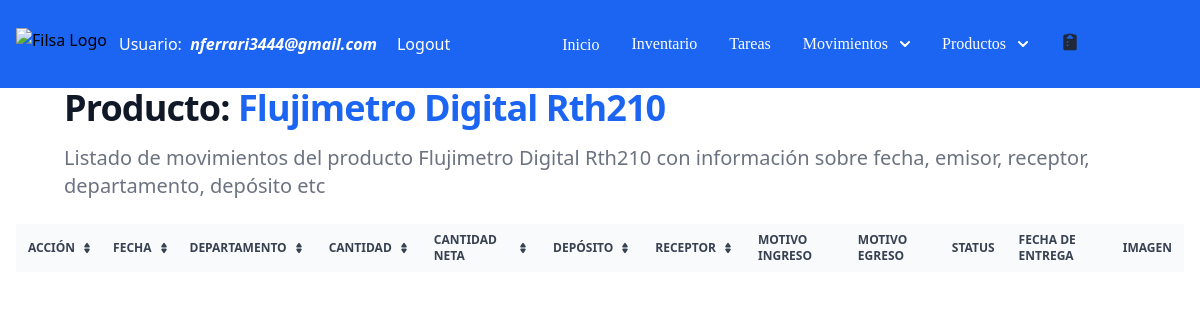
The app's page /historical-movements/3 (signed in) with its own data.
### filsa/models.py (models this page shows, shortened)
class CustomUser( AbstractBaseUser , PermissionsMixin ):
    class Meta:
        verbose_name = 'Usuarios'
        verbose_name_plural = 'Usuarios'
    username = models.CharField(max_length=40, verbose_name="Usuario")
    password = models.CharField(max_length=100)
    email = models.EmailField(max_length=40, blank=False, unique=True,
                              default='', error_messages =
                                {'required': 'Please provide your email address.',
                  'unique': 'An account with this email exist'}, verbose_name="Correo")
    departamento = models.CharField(max_length=30,  default='Sales', verbose_name="Departamento")
    role = models.CharField(max_length=40,  blank=True, null=True, verbose_name= "Rol")
    is_staff = models.BooleanField(default=False)
    is_superuser = models.BooleanField(default=False)
    is_active = models.BooleanField(default=True)
    USERNAME_FIELD = 'email'
    REQUIRED_FIELDS = ['username']
    objects = CustomUserManager()

class Product(models.Model):
    class Meta:
      verbose_name = 'Stock Productos vs Seguridad'
      verbose_name_plural = 'Stock Productos vs Seguridad'
    CURRENCIES= [('USD', 'Dolar'),
                  ('$', 'Pesos')]
    product_id = models.AutoField(primary_key=True)
    name = models.CharField(max_length=100)
    barcode = models.CharField(max_length= 100, verbose_name=u"Codigo de Barras")
    internalCode = models.BigIntegerField(verbose_name=u"Codigo Interno")
    quantity = models.FloatField(default=0)
    category = models.CharField(max_length=100, default='Insumos') #  choices=CATEGORIES,
    supplier = models.CharField(max_length=100, default='')
    stockSecurity = models.IntegerField(default=0)
    price = models.FloatField(default=0)
    currency = models.CharField(max_length=10, choices=CURRENCIES, default='Dolar')
    hasOffer = models.ForeignKey(Cotization, on_delete=models.SET_DEFAULT, blank=True, null=True, default=None)
    quantityOffer = models.FloatField(null=True, blank= True)
    priceOffer = models.FloatField(null=True, blank= True)

### filsa/views.py (the view)
# urls.py: path('historical-movements/<int:product_id>', StockHistoryView.as_view(), name= "stockhistory" ) ,
class StockHistoryView(LoginRequiredMixin, generic.ListView):
    model = StockMovements
    template_name = 'stockhistory.html'
    def get_context_data(self, **kwargs):
        print('kwargs', self.kwargs)
        product_id = self.kwargs['product_id']
        product_name = Product.objects.filter(product_id=product_id)
        context = super(StockHistoryView, self).get_context_data(**kwargs)
        context['movements'] = StockMovements.objects.filter(warehouseProduct__product__name=
        product_name[0].name).select_related('task')
        context['product'] = product_name[0].name
        return context

### filsa/templates/stockhistory.html (shortened to what this page needs)
{% extends '_base.html' %}
{% load static %}
{% block content %}
<h1 class="mb-4 text-2xl sm:px-16 xl:px-48 font-extrabold leading-none tracking-tight text-gray-900 md:text-3xl lg:text-4xl dark:text-white">Producto: <span class="text-blue-600 dark:text-blue-500">{{product}}</span></h1>
<p class="mb-6 text-lg font-normal text-gray-500 lg:text-xl sm:px-16 xl:px-48 dark:text-gray-400">Listado de movimientos del producto {{product}} con información sobre fecha, emisor, receptor, departamento, depósito etc</p>
<div class="w-full px-4 relative overflow-x-auto">
    <table class="text-sm text-left rtl:text-right text-gray-500 dark:text-gray-400">
        <thead class="text-xs text-gray-700 uppercase bg-gray-50 dark:bg-gray-700 dark:text-gray-400">
            <tr>
                <th scope="col" class="px-3 py-2">
                    <div class="flex items-center">
                        Acción
                        <a href="#"></a>
                    </div>
                </th>
                <th scope="col" class="px-2 py-2">
                    <div class="flex items-center">
                        Fecha
                        <a href="#"></a>
                    </div>
                </th>
                <th scope="col" class="px-3 py-2">
                    <div class="flex items-center">
                        Departamento
                        <a href="#"></a>
                    </div>
                </th>
                <th scope="col" class="px-3 py-2">
                    <div class="flex items-center">
                        Cantidad
                        <a href="#"></a>
                    </div>
                </th>
                <th scope="col" class="px-3 py-2">
                    <div class="flex items-center">
                        Cantidad Neta
                        <a href="#"></a>
                    </div>
                </th>
                <th scope="col" class="px-3 py-2">
                    <div class="flex items-center">
                        Depósito
                        <a href="#"></a>
                    </div>
                </th>
                <th scope="col" class="px-3 py-2">
                    <div class="flex items-center">
                        Receptor
                        <a href="#"></a>
                    </div>
                </th>
                <th scope="col" class="px-3 py-2">
                    <div class="flex items-center">
                    <span>Motivo Ingreso</span>
                </div>
                </th>
                <th scope="col" class="px-3 py-2">
                    <div class="flex items-center">
                    <span>Motivo Egreso</span>
                </div>
                </th>
                <th scope="col" class="px-3 py-2">
                    <div class="flex items-center">
                    <span>Status</span>
                </div>
                </th>
                <th scope="col" class="px-3 py-2">
                    <div class="flex items-center">
                    <span>Fecha de Entrega</span>
                </div>
                </th>
                <th scope="col" class="px-3 py-2">
                    <div class="flex items-center">
                    <span>Imagen</span>
                </div>
                </th>
            </tr>
        </thead>
    </table>
</div>
  {% endblock content %}

### filsa/templates/_base.html (shortened to what this page needs)
{% load compress %}
{% load static %}
{% load grouptag %}
<!DOCTYPE html>
<html lang="en">
<head>
<link rel="stylesheet" href="https://ajax.googleapis.com/ajax/libs/jqueryui/1.11.4/themes/smoothness/jquery-ui.css">
    {% compress css %}
    <link rel="stylesheet" href="{% static 'src/output.css' %}">
    {% endcompress %}
</head>
<nav class="sm:w-full bg-blue-600 border-gray-200 dark:bg-gray-900">
    <div class="max-w-screen-xl flex flex-wrap items-center p-4">
      <a href="https://www.filsa.com.uy/" target="_blank" class="flex items-center space-x-3 rtl:space-x-reverse">
          <img src="https://filsa.s3.amazonaws.com/logo.jpg" class="h-8" alt="Filsa Logo" />
      </a>
      {% if user.is_authenticated %}
      <div class="flex text-white ml-3 lg:mr-0 sm:mr-0 lm:mr-0">
        Usuario: &nbsp <i><strong class="text-black-400">{{user.get_username}}</strong></i>
      </div>
      <a href="{% url 'logout' %}" class="ml-3 py-4 px-2 text-white hover:text-green-500 transition duration-300">Logout</a>
      {% else %}
      <a href="{% url 'login' %}" class="py-4 px-2 text-white hover:text-green-500 transition duration-300">Login</a>
      {% endif %}
      <div class="mx-auto hidden w-full md:block md:w-auto" id="navbar-default">
        <ul class="font-medium flex flex-col p-4 md:p-0 mt-4 border border-gray-100 rounded-lg md:flex-row md:space-x-8 rtl:space-x-reverse md:mt-0 md:border-0 dark:bg-gray-800 md:dark:bg-gray-900 dark:border-gray-700">
          <li>
            <a href="{% url 'home' %}" class="font-serif text-white rounded hover:bg-gray-100 md:border-0 md:hover:text-blue-700 md:p-0 dark:text-white md:dark:hover:text-blue-500 dark:hover:bg-gray-700 dark:hover:text-white md:dark:hover:bg-transparent">Inicio</a>
          </li>
          <li>
            <a href="{% url 'stock' %}" class="font-serif block text-white rounded hover:bg-gray-100 md:border-0 md:hover:text-blue-700 md:p-0 dark:text-white md:dark:hover:text-blue-500 dark:hover:bg-gray-700 dark:hover:text-white md:dark:hover:bg-transparent">Inventario</a>
          </li>
          <li>
            <a href="{% url 'tasks' %}" class="font-serif block text-white rounded hover:bg-gray-100 md:border-0 md:hover:text-blue-700 md:p-0 dark:text-white md:dark:hover:text-blue-500 dark:hover:bg-gray-700 dark:hover:text-white md:dark:hover:bg-transparent">Tareas</a>
          </li>
          <button id="dropdownDefaultButton" data-dropdown-toggle="dropdown" class="font-serif text-white focus:ring-4 focus:outline-none focus:ring-blue-300 font-medium rounded-lg inline-flex items-center dark:bg-blue-600 dark:hover:bg-blue-700 dark:focus:ring-blue-800" type="button">Movimientos<svg class="w-2.5 h-2.5 ms-3" aria-hidden="true" xmlns="http://www.w3.org/2000/svg" fill="none" viewBox="0 0 10 6">
            <path stroke="currentColor" stroke-linecap="round" stroke-linejoin="round" stroke-width="2" d="m1 1 4 4 4-4"/>
            </svg>
            </button>
             {% if user.groups.all.0.name.strip == "Administrador"  %}
            <button id="dropdownDefaultButton" data-dropdown-toggle="dropdown-productos" class="font-serif text-white focus:ring-4 focus:outline-none focus:ring-blue-300 font-medium rounded-lg inline-flex items-center dark:bg-blue-600 dark:hover:bg-blue-700 dark:focus:ring-blue-800" type="button">Productos<svg class="w-2.5 h-2.5 ms-3" aria-hidden="true" xmlns="http://www.w3.org/2000/svg" fill="none" viewBox="0 0 10 6">
              <path stroke="currentColor" stroke-linecap="round" stroke-linejoin="round" stroke-width="2" d="m1 1 4 4 4-4"/>
              </svg>
              </button>
                    {% endif %}
          <li>
            {% if user.groups.all.0.name.strip == "Administrador" %}
            <a href="{% url 'newcotization' %}" data-popover-target="popover-default" class="block py-2 px-3 text-gray-900 rounded hover:bg-gray-100 md:border-0 md:hover:text-blue-700 md:p-0 dark:text-white md:dark:hover:text-blue-500 dark:hover:bg-gray-700 dark:hover:text-white md:dark:hover:bg-transparent">
              </a>
            {% endif %}
        </li>
        </ul>
      </div>
    </div>
  </nav>
  {% block content %}
  {% endblock content %}
</html>

### records on screen
CustomUser: get_username "nferrari3444@gmail.com"
Product: name "Flujimetro Digital Rth210"
